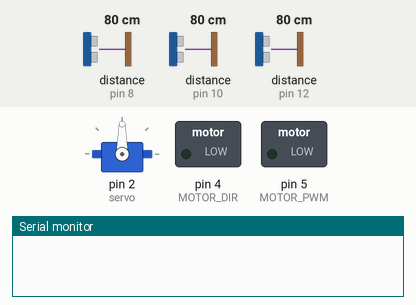
The sketch below on a simulated Arduino Uno, built with avr-gcc and run on an emulated ATmega328P. Parts: servo, switched loads named in the sketch (green lamp = pin HIGH), the last lines printed to the serial monitor. The inputs (shaded band) are chosen by the test bench; at power-on: distance to the obstacle (sensors on pin 8, pin 10, pin 12) 80 cm. The echo pulse lasts 58.3 µs per cm.

Above: at 0.1 s.
At 0.6 s:
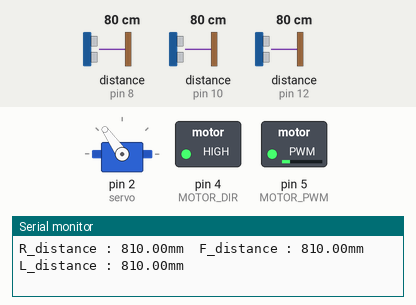
Timing chart, 0 to 2.1 s (numbered marks = the images above):
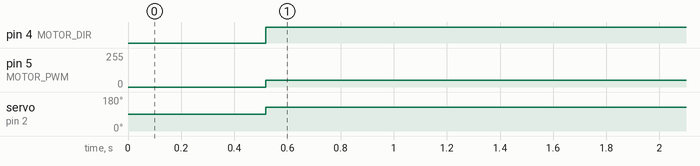

The sketch:

vlf_unv_1.1.1.ino
```cpp
//VLF_대학 초음파 센서
#include <NewPing.h>
#include <Servo.h>

//서보모터
Servo servo;
#define NEURAL_ANGLE 85
#define LEFT_STEER_ANGLE  -40  // 실험으로 구할것
#define RIGHT_STEER_ANGLE  40  // 실험으로 구할


//초음파 센서
#define L_TRIG 3
#define L_ECHO 8
#define F_TRIG 9
#define F_ECHO 10
#define R_TRIG 11
#define R_ECHO 12
//모터
#define MOTOR_DIR 4
#define MOTOR_PWM 5


#define maxDistance 800//cm

//초음파 데이터
float  F_distance = 0.0,L_distance = 0.0,R_distance = 0.0,
    F_distance_old = 0.0,L_distance_old = 0.0,R_distance_old = 0.0,
    F_distance_error = 0.0,L_distance_error = 0.0,R_distance_error = 0.0, distance_error=0.0;
//필터 데이터
int number_input = 0;
float presum_num = 0;


NewPing Sonar[3]={
NewPing(F_TRIG,F_ECHO,maxDistance),
NewPing(L_TRIG,L_ECHO,maxDistance),
NewPing(R_TRIG,R_ECHO,maxDistance)
};
void read_sonar_sensor(){
  F_distance = Sonar[0].ping_cm()*10;
  L_distance = Sonar[1].ping_cm()*10;
  R_distance = Sonar[2].ping_cm()*10;
  if(R_distance == 0) R_distance = maxDistance * 10.0;
  if(L_distance == 0) L_distance = maxDistance * 10.0;
  if(F_distance == 0) F_distance = maxDistance * 10.0;

  Serial.print("R_distance : ");
  Serial.print(R_distance);
  Serial.print("mm  ");

  Serial.print("F_distance : ");
  Serial.print(F_distance);
  Serial.print("mm  ");

  Serial.print("L_distance : ");
  Serial.print(L_distance);
  Serial.println("mm");
}
void update_sonar_old(){
  R_distance_old = R_distance;
  L_distance_old = L_distance;
  F_distance_old = F_distance;
  }
void update_sonar_error(){
  R_distance_error = R_distance - R_distance_old;
  L_distance_error = L_distance - L_distance_old;
  F_distance_error = F_distance - F_distance_old;
}
void update_sonar_error_RL(){
  distance_error = R_distance - L_distance;
}
void steering_control(int Steering_Angle){

  if(Steering_Angle<= LEFT_STEER_ANGLE + NEURAL_ANGLE)  Steering_Angle  = LEFT_STEER_ANGLE + NEURAL_ANGLE;

  if(Steering_Angle>= RIGHT_STEER_ANGLE + NEURAL_ANGLE)  Steering_Angle = RIGHT_STEER_ANGLE + NEURAL_ANGLE;

  servo.write(Steering_Angle);

}
float Recursive_Expression_Filter(int input_num){
	float resault = 0;
	number_input++;
	resault = (float)((presum_num + input_num) / number_input);
	presum_num += input_num;
	return resault;
}

void setup() {

pinMode(MOTOR_DIR,OUTPUT);
pinMode(MOTOR_PWM,OUTPUT);

  servo.attach(2);
  Serial.begin(115200);

}

void M_CTL(int speed){
	if(speed>0){
		int direction =1;
		digitalWrite(MOTOR_DIR,direction); //digitalWrite(MOTOR_DIR,0);
		analogWrite(MOTOR_PWM,speed);
	}
	else if(speed<0){
		int direction =0;
		speed=-speed;
		digitalWrite(MOTOR_DIR,direction); //digitalWrite(MOTOR_DIR,0);
		analogWrite(MOTOR_PWM,speed);
	}
	else {
		digitalWrite(MOTOR_DIR,1); //digitalWrite(MOTOR_DIR,0);
		analogWrite(MOTOR_PWM,0);
	}
}

void loop() {
    delay(500);
	 read_sonar_sensor();
      update_sonar_error();
      update_sonar_old();
      update_sonar_error_RL();

	M_CTL(50);

  steering_control(NEURAL_ANGLE *(Recursive_Expression_Filter(R_distance)/(float)150));


}
```

recur.c
```cpp
#include<stdio.h>
#include<stdlib.h>
#include <string.h>


const int MAX_DISTANCE = 500;
const int MIN_DISTANCE = 0;


int number_input = 0;
int num3 = 0;
float resault = 0, presum_num = 0;


void Recursive_Expression_Filter(int input_num){
	number_input++;
	resault = (float)((presum_num + input_num) / number_input);
	presum_num += input_num;
}
void line() {
	puts("---------------------------------------------------");
}

int main() {
	int temp=0;
	int count_num = 0;

	line();
	puts("-------------------재귀평균 필터-------------------");
	printf("\n\n-  종료를 원할시 out or OUT 입력.\n\n");
	while (1) {
		char check_num[20];
		printf("-  입력 : ");
		scanf("%s",check_num);
		temp = atoi(check_num);
		if (strcmp(check_num, "out") == 0 || strcmp(check_num, "OUT") == 0) { break; }
		else if (temp > MAX_DISTANCE || temp < MIN_DISTANCE) { printf("-  data error \n"); }
		else {
			Recursive_Expression_Filter(temp);
			printf("-  평균 값 : %0.2f\n-  데이터 갯수 : %d\n\n", resault,number_input);

		}
	}
	line();
	printf("-  최종 평균 값 : %0.2f\n", resault);

	return 0;
}
```

Measured:
- by itself, pin 4 (MOTOR_DIR): LOW → HIGH at 0.52 s
- by itself, pin 5 (MOTOR_PWM): 0/255 → 50/255 at 0.52 s
- by itself, servo on pin 2 (servo): 90° → 125° at 0.52 s
